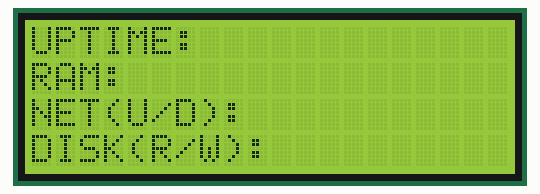
Recording of a sketch running on a simulated Arduino Uno, built with avr-gcc and run on an emulated ATmega328P. Shown: 20×4 character LCD.

Above: at 0.32 s.
At 5.1 s:
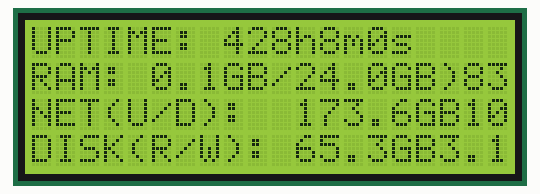
At 9.79 s:
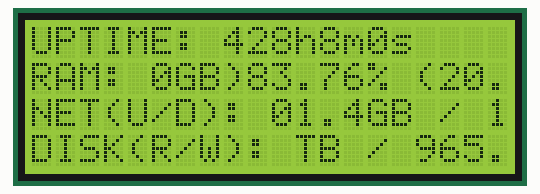
At 19.6 s:
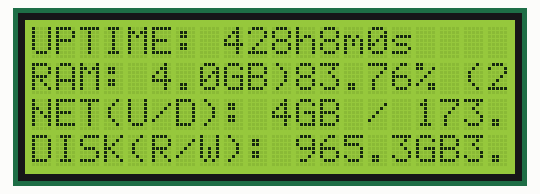
At 29.29 s:
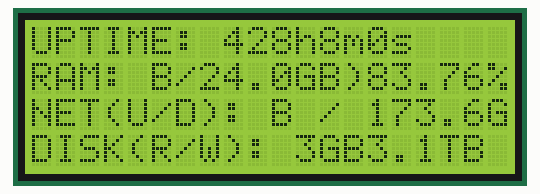
At 39.1 s:
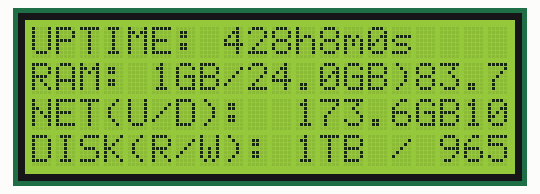

Measured:
- what the display in image 1 shows lasts 0.5 s, from 5.0 s to 5.5 s

The sketch:

lcd-info-scroll.ino
```cpp
#include <Wire.h>
#include <LiquidCrystal_I2C.h>

LiquidCrystal_I2C lcd(0x27, 20, 4);

const char* headers[4] = {
  "UPTIME:",
  "RAM:",
  "NET(U/D):",
  "DISK(R/W):"
};

const char* contents[4] = {
  "428h8m0s",
  "83.76% (20.1GB/24.0GB)",
  "101.4GB / 173.6GB",
  "3.1TB / 965.3GB"
};

byte scrollPos[4] = { 0, 0, 0, 0 };
const byte lineLength = 20;
const unsigned long scrollDelay = 500;
unsigned long previousMillis = 0;

void setup() {
  lcd.init();
  lcd.backlight();

  for (byte i = 0; i < 4; i++) {
    lcd.setCursor(0, i);
    lcd.print(headers[i]);
  }
}

void loop() {
  unsigned long currentMillis = millis();

  if (currentMillis - previousMillis >= scrollDelay) {
    previousMillis = currentMillis;

    for (byte i = 0; i < 4; i++) {
      lcd.setCursor(strlen(headers[i]) + 1, i);
      byte contentLen = strlen(contents[i]);
      byte availableSpace = lineLength - (strlen(headers[i]) + 1);

      if (contentLen > availableSpace) {
        for (byte j = 0; j < availableSpace; j++) {
          byte charIndex = (scrollPos[i] + j) % contentLen;
          lcd.print(contents[i][charIndex]);
        }
        scrollPos[i] = (scrollPos[i] + 1) % contentLen;
      } else {
        lcd.print(contents[i]);
        for (byte j = contentLen; j < availableSpace; j++) {
          lcd.print(" ");
        }
      }
    }
  }
}
```
